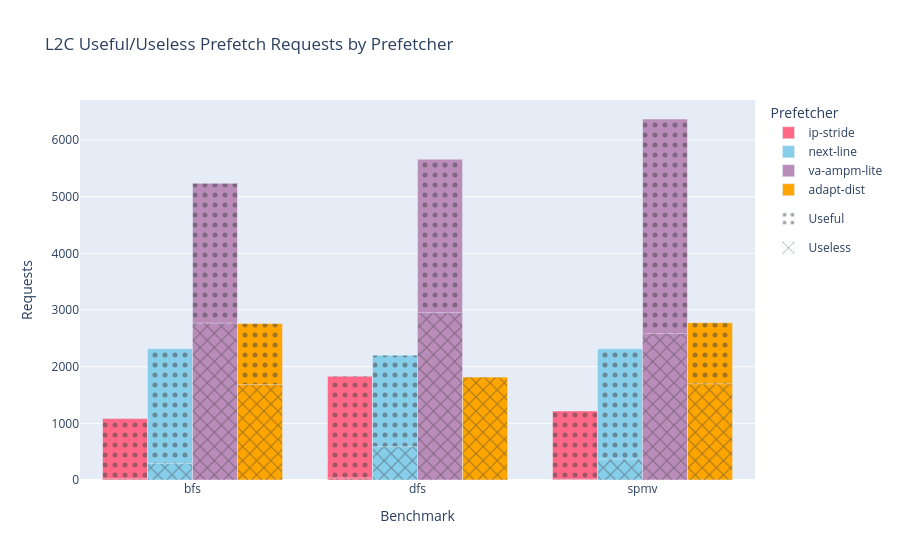

Notebook cell for this chart:
### Code cell
import plotly.graph_objects as go 

textures1 = {
    "L2_PREFETCH Useful": ".",  
    "L2_PREFETCH Useless": "x"     
}

pattern = r"L2_PREFETCH (Useful|Useless)"
df_prefetch = df_long[df_long["Metric"].str.contains(pattern, na=False)].copy()
df_prefetch = df_prefetch[df_prefetch["Prefetcher"] != "no"]

df_prefetch['Metric_Type'] = df_prefetch["Metric"].str.extract(r"(Useful|Useless)")
prefetcher_colors={
    "ip-stride": "rgb(255, 105, 135)",  
    "next-line": "rgb(135, 206, 235)",  
    "va-ampm-lite": "rgb(186, 140, 186)",
    "adapt-dist": "rgb(255, 165, 0)",
    # "no": "rgb(144, 238, 144)"
}
data = []

for prefetcher in df_prefetch["Prefetcher"].unique():
    for metric_type in df_prefetch['Metric_Type'].unique():
        metric_data = df_prefetch[(df_prefetch["Prefetcher"] == prefetcher) & 
                                  (df_prefetch["Metric_Type"] == metric_type)]
        
        if metric_data.empty:
            continue
        
        x_data = metric_data["Benchmark"]
        y_data = metric_data["Value"]
        
        data.append(
            go.Bar(
                x=x_data,
                y=y_data,
                hovertext=f"{prefetcher}<br>{metric_type}",
                marker=dict(
                    color=prefetcher_colors.get(prefetcher, "gray"), 
                    pattern_shape=textures1.get(f"L2_PREFETCH {metric_type}", "")  
                ),
                offsetgroup=prefetcher,
                legendgroup=prefetcher,
                showlegend=False
            )
        )

for prefetcher, color in prefetcher_colors.items():
    data.append(
        go.Bar(
            x=[None], y=[None],  
            name=f"{prefetcher}", 
            marker=dict(
                color=color,  
                pattern_shape=None  
            ),
            showlegend=True, 
            legendgroup="Prefetcher",  
        )
    )

for metric_type, texture in textures1.items():
    metric_type_clean = metric_type.replace("L2_PREFETCH ", "")
    data.append(
        go.Bar(
            x=[None], y=[None],
            name=f"{metric_type_clean}",  
            marker=dict(
                pattern_shape=texture, 
                color='rgba(255,255,255,0)' 
            ),
            showlegend=True,
            legendgroup=metric_type, 
        )
    )

layout = go.Layout(
    title='L2C Useful/Useless Prefetch Requests by Prefetcher',
    xaxis=dict(title='Benchmark'),
    yaxis=dict(title='Requests'),
    barmode='group', 
    legend=dict(title="Prefetcher")
)

fig = go.Figure(data=data, layout=layout)
fig.show()

### Figure 1 — Plotly figure (JSON) as saved in the notebook; plotly's stock layout.template omitted (floating-point values rounded to 4 significant figures)
{"data": [{"hovertext": "ip-stride<br>Useful", "legendgroup": "ip-stride", "marker": {"color": "rgb(255, 105, 135)", "pattern": {"shape": "."}}, "offsetgroup": "ip-stride", "showlegend": false, "type": "bar", "x": ["bfs", "dfs", "spmv"], "y": [1083.0, 1832.0, 1219.0]}, {"hovertext": "ip-stride<br>Useless", "legendgroup": "ip-stride", "marker": {"color": "rgb(255, 105, 135)", "pattern": {"shape": "x"}}, "offsetgroup": "ip-stride", "showlegend": false, "type": "bar", "x": ["bfs", "dfs", "spmv"], "y": [20.0, 35.0, 12.0]}, {"hovertext": "next-line<br>Useful", "legendgroup": "next-line", "marker": {"color": "rgb(135, 206, 235)", "pattern": {"shape": "."}}, "offsetgroup": "next-line", "showlegend": false, "type": "bar", "x": ["bfs", "dfs", "spmv"], "y": [2317.0, 2203.0, 2314.0]}, {"hovertext": "next-line<br>Useless", "legendgroup": "next-line", "marker": {"color": "rgb(135, 206, 235)", "pattern": {"shape": "x"}}, "offsetgroup": "next-line", "showlegend": false, "type": "bar", "x": ["bfs", "dfs", "spmv"], "y": [291.0, 587.0, 369.0]}, {"hovertext": "va-ampm-lite<br>Useful", "legendgroup": "va-ampm-lite", "marker": {"color": "rgb(186, 140, 186)", "pattern": {"shape": "."}}, "offsetgroup": "va-ampm-lite", "showlegend": false, "type": "bar", "x": ["bfs", "dfs", "spmv"], "y": [5236.0, 5661.0, 6370.0]}, {"hovertext": "va-ampm-lite<br>Useless", "legendgroup": "va-ampm-lite", "marker": {"color": "rgb(186, 140, 186)", "pattern": {"shape": "x"}}, "offsetgroup": "va-ampm-lite", "showlegend": false, "type": "bar", "x": ["bfs", "dfs", "spmv"], "y": [2768.0, 2953.0, 2586.0]}, {"hovertext": "adapt-dist<br>Useful", "legendgroup": "adapt-dist", "marker": {"color": "rgb(255, 165, 0)", "pattern": {"shape": "."}}, "offsetgroup": "adapt-dist", "showlegend": false, "type": "bar", "x": ["bfs", "dfs", "spmv"], "y": [2760.0, 1651.0, 2776.0]}, {"hovertext": "adapt-dist<br>Useless", "legendgroup": "adapt-dist", "marker": {"color": "rgb(255, 165, 0)", "pattern": {"shape": "x"}}, "offsetgroup": "adapt-dist", "showlegend": false, "type": "bar", "x": ["bfs", "dfs", "spmv"], "y": [1684.0, 1816.0, 1697.0]}, {"legendgroup": "Prefetcher", "marker": {"color": "rgb(255, 105, 135)"}, "name": "ip-stride", "showlegend": true, "type": "bar", "x": [null], "y": [null]}, {"legendgroup": "Prefetcher", "marker": {"color": "rgb(135, 206, 235)"}, "name": "next-line", "showlegend": true, "type": "bar", "x": [null], "y": [null]}, {"legendgroup": "Prefetcher", "marker": {"color": "rgb(186, 140, 186)"}, "name": "va-ampm-lite", "showlegend": true, "type": "bar", "x": [null], "y": [null]}, {"legendgroup": "Prefetcher", "marker": {"color": "rgb(255, 165, 0)"}, "name": "adapt-dist", "showlegend": true, "type": "bar", "x": [null], "y": [null]}, {"legendgroup": "L2_PREFETCH Useful", "marker": {"color": "rgba(255,255,255,0)", "pattern": {"shape": "."}}, "name": "Useful", "showlegend": true, "type": "bar", "x": [null], "y": [null]}, {"legendgroup": "L2_PREFETCH Useless", "marker": {"color": "rgba(255,255,255,0)", "pattern": {"shape": "x"}}, "name": "Useless", "showlegend": true, "type": "bar", "x": [null], "y": [null]}], "layout": {"barmode": "group", "legend": {"title": {"text": "Prefetcher"}}, "title": {"text": "L2C Useful/Useless Prefetch Requests by Prefetcher"}, "xaxis": {"title": {"text": "Benchmark"}}, "yaxis": {"title": {"text": "Requests"}}}}
